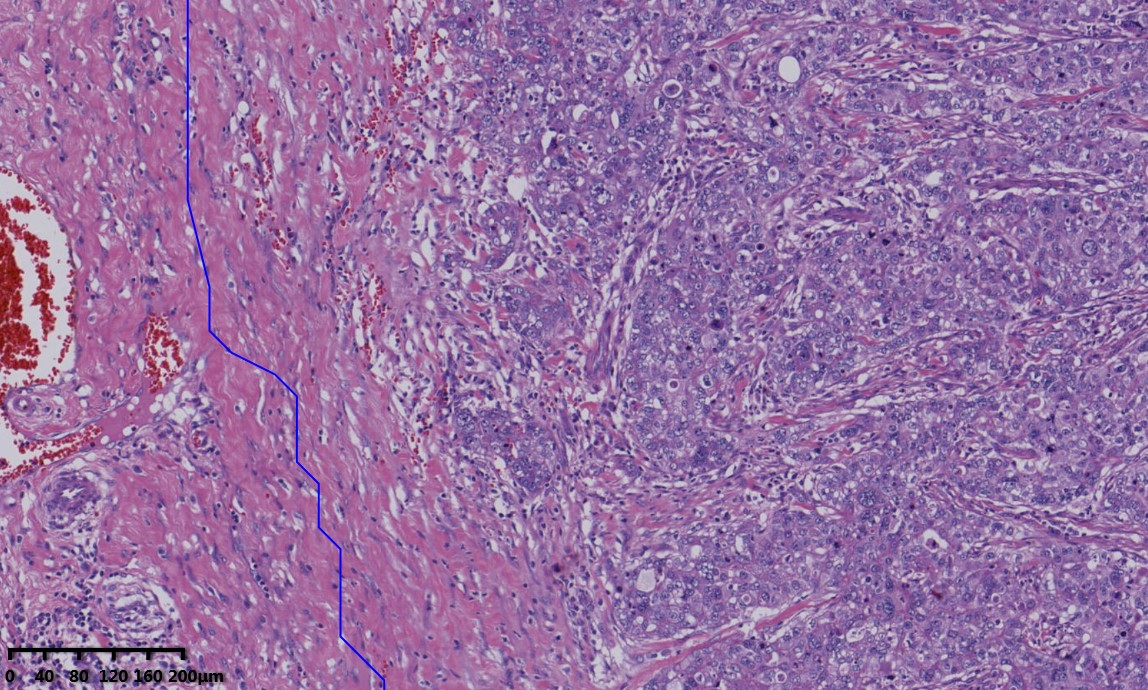
#> input picture .abandoned/.v01/data/image_data/2.jpg, 1148 x 690 px, given as the content of the folder ../.v01/data/image_data/2.jpg, which was not available
$ python -i Data_strengthen.py   (imports and definitions only)
#> lines starting #> are read from the running program, lines starting #| are printed output that depends on the picture; pictures that were not available may be replaced by others from this repository, and a replacement may not be noted
from PIL import Image
import os
import os.path

# 通过旋转、缩放、平移、翻转等操作将数据量扩增为原始数据集的八倍
# 由于需要制作样本txt文件，需对扩增的样本重命名


#data_path1 = r'E:\hesimin\mult_mag\cancer_grade\grade1_scale_5'
data_path2 = r'E:\hesimin\mult_mag\cancer_grade\grade2_scale_5'
#data_path3 = r'E:\hesimin\mult_mag\cancer_grade\grade3_scale_5'
#data_path4 = r'H:\PYPROJECT\Workspace\data1111\train\cancer'

def dataenrich(data_path):
#> called with data_path = '../.v01/data/image_data/2.jpg'
    for parent, dirnames, filenames in os.walk(data_path):
        for filename in filenames:
            currentPath = os.path.join(parent, filename)

            im = Image.open(currentPath)
#> im is the input picture: PIL image 1148x690 RGB; mean R, G, B 151.1, 113.1, 162.7

            num = int(filename.split('.')[0])

            # 逆时针旋转90度///文件名以2开头
            out1 = im.rotate(90)
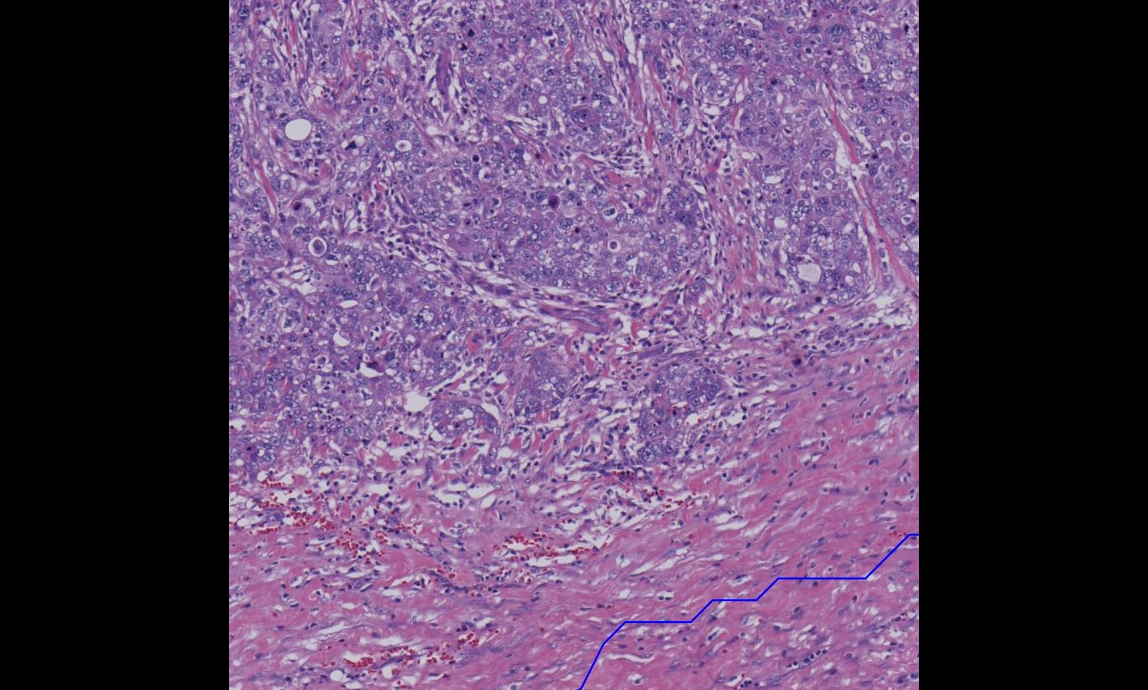
#> out1: PIL image 1148x690 RGB; mean R, G, B 90.8, 68.4, 98.6
            # out1.show()
            newname1 = data_path + '\\' + str(num+10000000) + ".jpg"
            out1.save(newname1)

            # 逆时针旋转180度///文件名以3开头
            out2 = im.rotate(180)
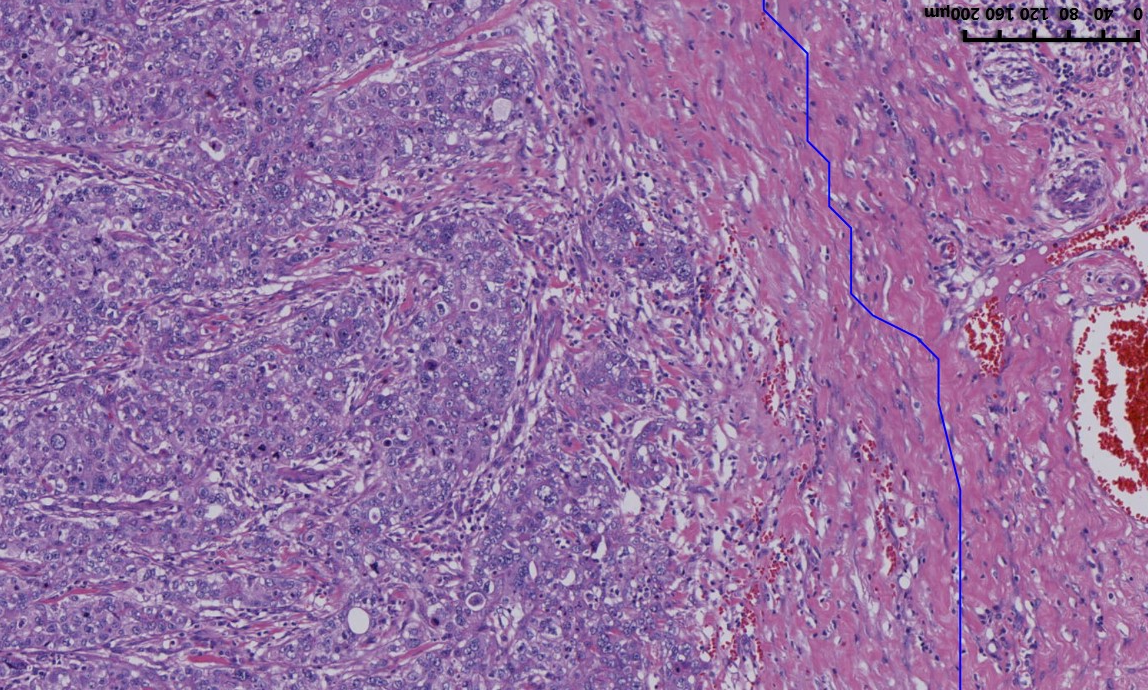
#> out2: PIL image 1148x690 RGB; mean R, G, B 151.1, 113.1, 162.7
            # out2.show()
            newname2 = data_path + '\\' + str(num+20000000) + ".jpg"
            out2.save(newname2)

            # 逆时针旋转270度///文件名以4开头
            out3 = im.rotate(270)
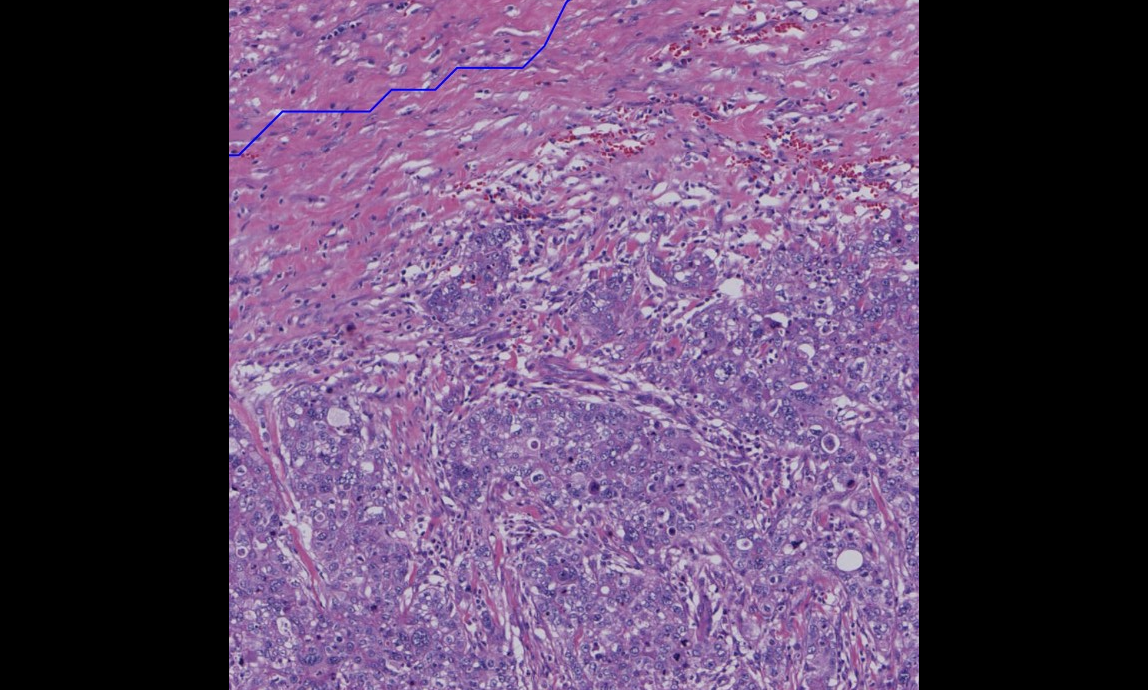
#> out3: PIL image 1148x690 RGB; mean R, G, B 90.8, 68.4, 98.6
            # out3.show()
            newname3 = data_path + '\\' + str(num+30000000) + ".jpg"
            out3.save(newname3)


    for parent, dirnames, filenames in os.walk(data_path):
        for filename in filenames:
            currentPath = os.path.join(parent, filename)
            im = Image.open(currentPath)
            num = int(filename.split('.')[0])

            # 水平翻转///文件名以6,7,8,9开头
            out4 = im.transpose(Image.FLIP_LEFT_RIGHT)
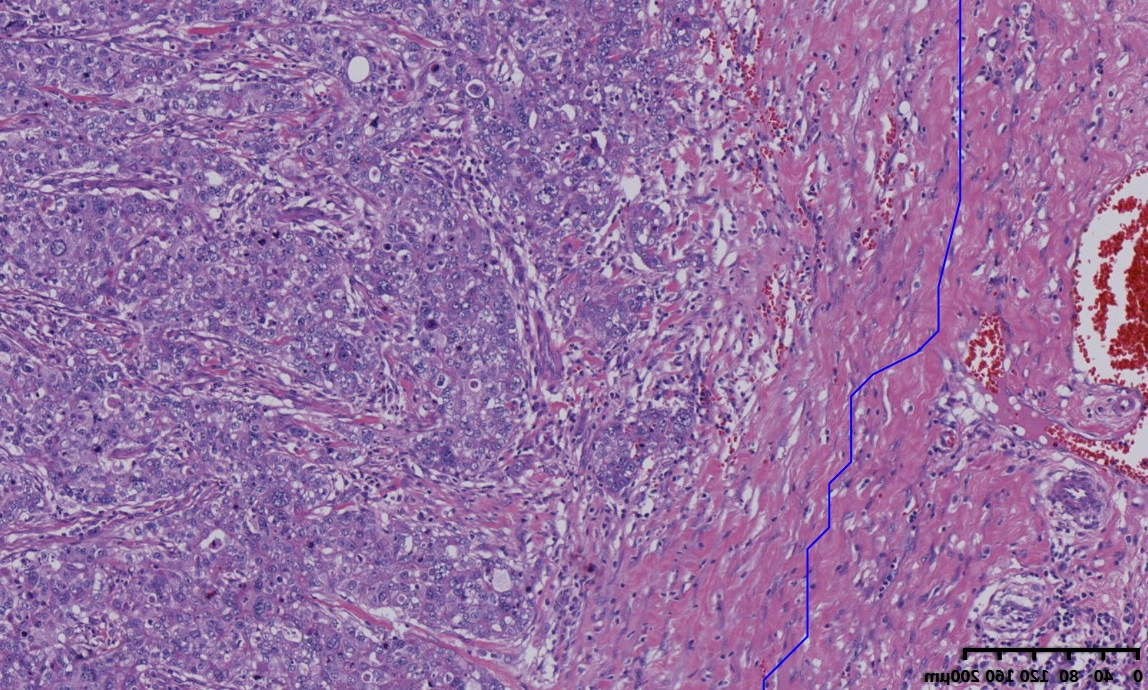
#> out4: PIL image 1148x690 RGB; mean R, G, B 151.1, 113.1, 162.7
            newname4 = data_path + '\\' + str(num+50000000) + ".jpg"
            out4.save(newname4)


# [3 lines not run here, left out]
    #dataenrich(data_path3)
    #dataenrich(data_path4)

>>> result = dataenrich('../.v01/data/image_data/2.jpg')
